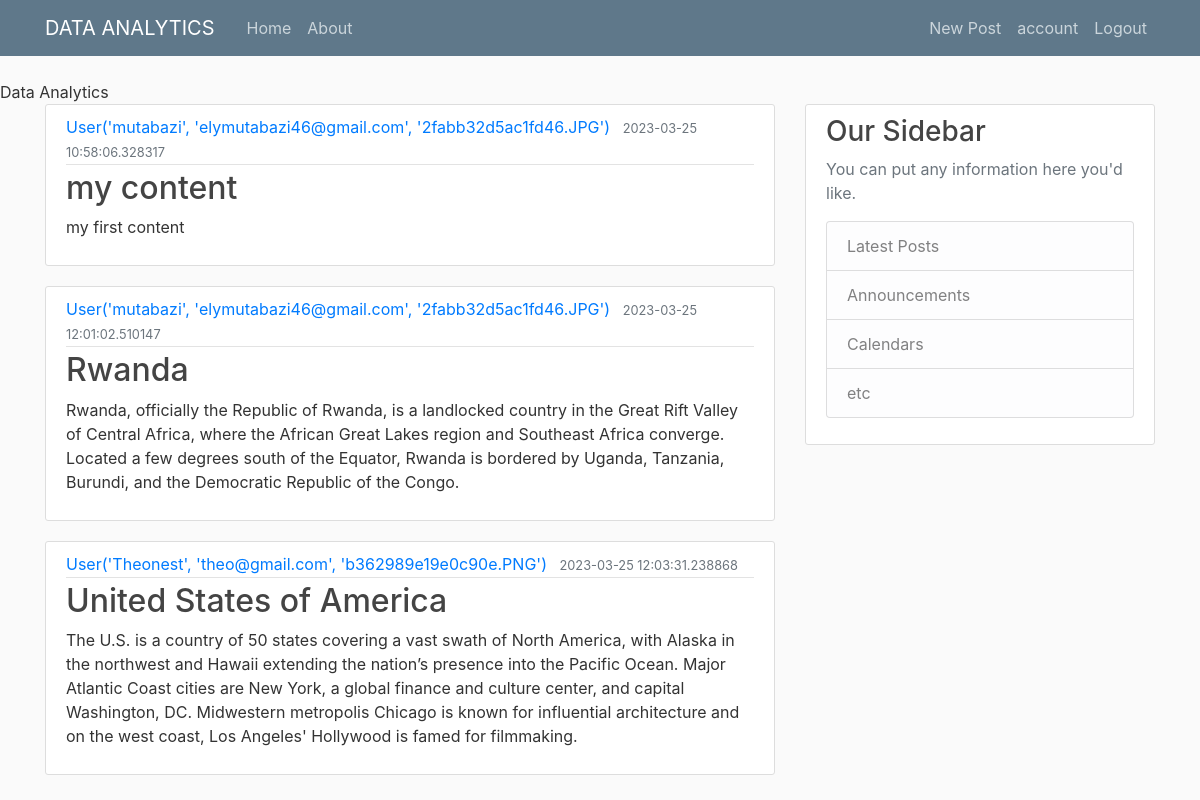
Screenshot of /home (signed in) with the database file from the repository.
### app/models.py (models this page shows, shortened)
class Post(db.Model):
    id= db.Column(db.Integer, primary_key= True)
    title= db.Column(db.String(100),nullable= False)
    date_posted= db.Column(db.DateTime, nullable= False, default=datetime.utcnow)
    content= db.Column(db.Text, nullable= False)
    user_id= db.Column(db.Integer, db.ForeignKey('user.id'), nullable= False)

class User(db.Model, UserMixin):
    id= db.Column(db.Integer, primary_key= True)
    username= db.Column(db.String(20), unique= True, nullable= False)
    email= db.Column(db.String(120), unique= True, nullable= False)
    image_file= db.Column(db.String(20), nullable= False, default= 'default.jpg')
    password= db.Column(db.String(60), nullable= False)
    posts= db.relationship('Post', backref='author', lazy= True)
    def __repr__(self):
        return f"User('{self.username}', '{self.email}', '{self.image_file}')"

### app/routes.py (the view)
@app.route("/")
@app.route("/home")
def home():
    posts= Post.query.all()
    return render_template('home.html', posts= posts)

### app/models.py (called while the page is built)
@login_manager.user_loader
def load_user(user_id):
    return User.query.get(int(user_id))

### app/templates/home.html
{% extends "layout.html" %}
{% block content %}
    {% for post in posts %}
    <article class="media content-section">
        <div class="media-body">
          <div class="article-metadata">
            <a class="mr-2" href="#">{{ post.author }}</a>
            <small class="text-muted">{{ post.date_posted }}</small>
          </div>
          <h2><a class="article-title" href="#">{{ post.title }}</a></h2>
          <p class="article-content">{{ post.content }}</p>
        </div>
      </article>
    {% endfor %}
{% endblock content%}

### app/static/main.css (style rules this page uses)
body { background: #fafafa; color: #333333; margin-top: 5rem; }
h1, h2, h3, h4, h5, h6 { color: #444444; }
.content-section { background: #ffffff; padding: 10px 20px; border: 1px solid #dddddd; border-radius: 3px; margin-bottom: 20px; }
.article-title { color: #444444; }
.article-content { white-space: pre-line; }
.article-metadata { padding-bottom: 1px; margin-bottom: 4px; border-bottom: 1px solid #e3e3e3 }

### rows the page displays
Post: author "User('mutabazi', 'elymutabazi46@gmail.com', '2fabb32d5ac1fd46.JPG')", date_posted "2023-03-25 10:58:06.328317", title "my content", content "my first content"
Post: author "User('mutabazi', 'elymutabazi46@gmail.com', '2fabb32d5ac1fd46.JPG')", date_posted "2023-03-25 12:01:02.510147", title "Rwanda", content "Rwanda, officially the Republic of Rwanda, is a landlocked country in the Great Rift Valley of Central Africa, where the African Great Lakes region and Southeast Africa converge. Located a few degrees south of the Equator, Rwanda is bordered by Uganda, Tanzania, Burundi, and the Democratic Republic of the Congo."
Post: author "User('Theonest', 'theo@gmail.com', 'b362989e19e0c90e.PNG')", date_posted "2023-03-25 12:03:31.238868", title "United States of America", content "The U.S. is a country of 50 states covering a vast swath of North America, with Alaska in the northwest and Hawaii extending the nation’s presence into the Pacific Ocean. Major Atlantic Coast cities are New York, a global finance and culture center, and capital Washington, DC. Midwestern metropolis Chicago is known for influential architecture and on the west coast, Los Angeles' Hollywood is famed for filmmaking."
